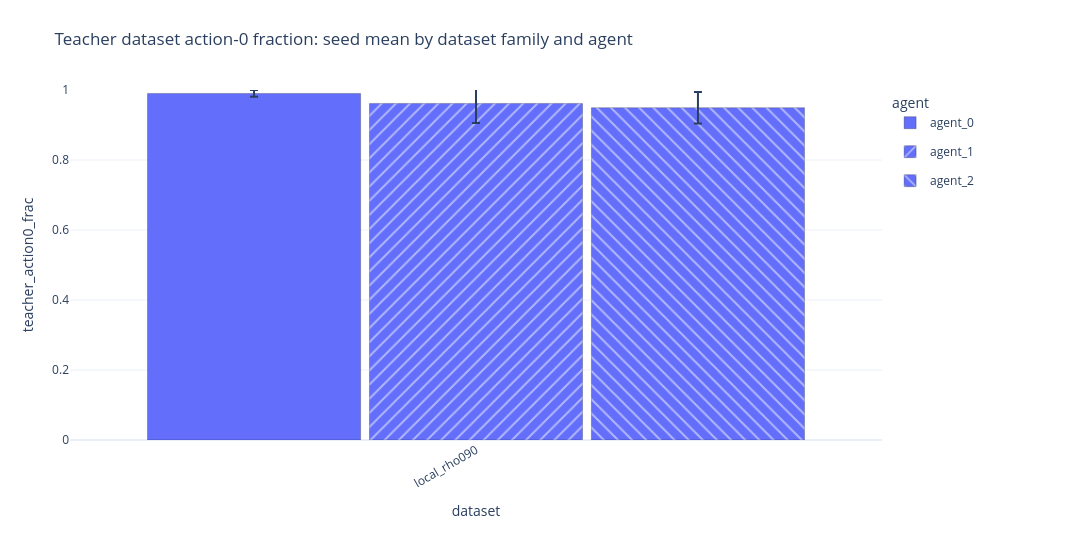
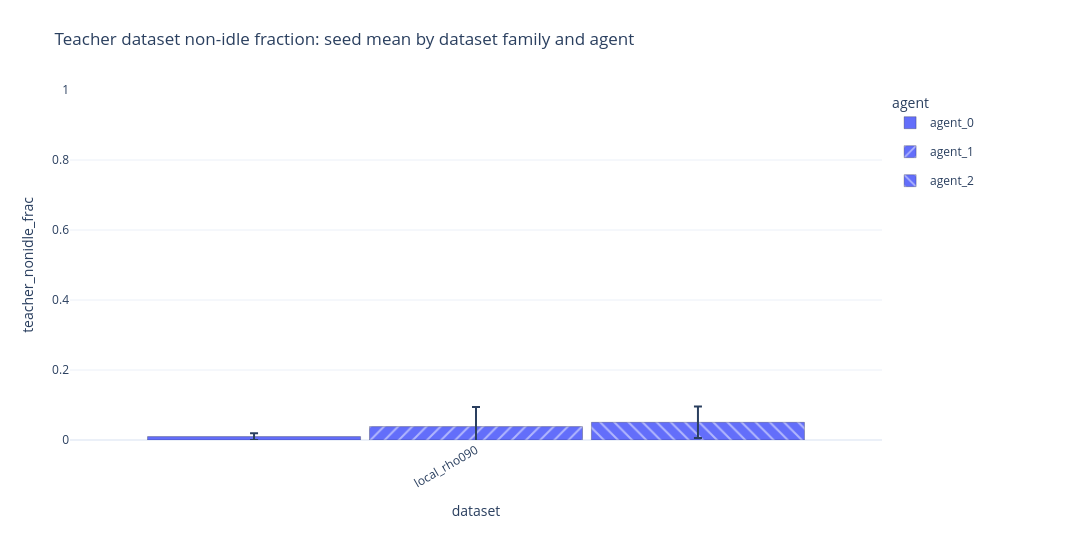
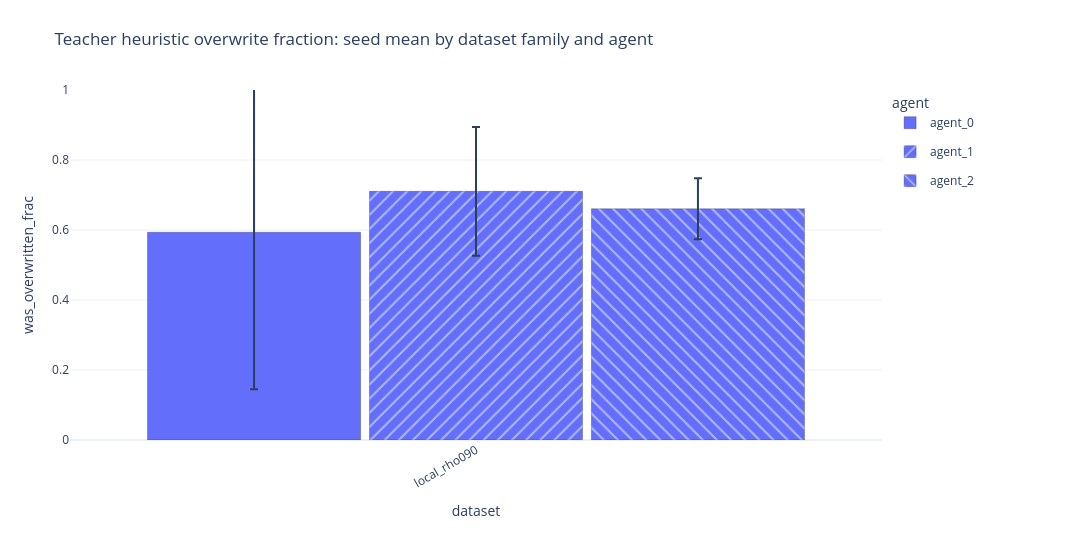
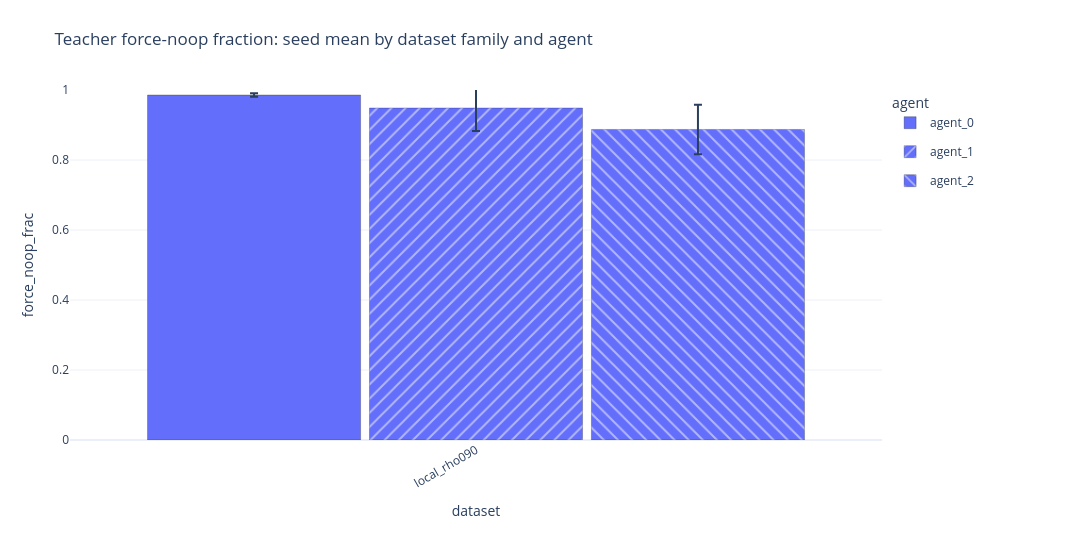

Source (notebook cell) for these figures, in order:
### Markdown cell above
## Teacher Dataset Summaries

### Code cell
dataset_df, dataset_agent_df = cd.load_teacher_dataset_summaries(DATASET_ROOT)
print("datasets:", len(dataset_df))
display(dataset_df.sort_values("dataset") if not dataset_df.empty else dataset_df)
print("agent summaries:")
display(dataset_agent_df.sort_values(["dataset", "agent"]) if not dataset_agent_df.empty else dataset_agent_df)
cd.plot_teacher_dataset_balance(dataset_agent_df, show=SHOW_FIGURES, save=SAVE_FIGURES)

### Figure 1 — Plotly figure (JSON) as saved in the notebook; plotly's stock layout.template omitted (floating-point values rounded to 4 significant figures)
{"data": [{"customdata": [[0.009721, 0.9804, 0.9998, 3, "[0, 1, 2]", "['local_rho090_s0', 'local_rho090_s1', 'local_rho090_s2']", 0.6033, 0.5935, 17513610, 5837870]], "error_y": {"array": [0.009721], "type": "data", "visible": true}, "hovertemplate": "run=%{x}<br>agent=agent_0<br>teacher_action0_frac=%{y:.4f}<br>std across seeds=%{customdata[0]:.4f}<br>min=%{customdata[1]:.4f}<br>max=%{customdata[2]:.4f}<br>n seeds=%{customdata[3]}<br>seeds=%{customdata[4]}<br>members=%{customdata[5]}<br>policy_nonidle_frac_mean=%{customdata[6]:.4f}<br>overwrite_to_action0_frac_mean=%{customdata[7]:.4f}<br>total_n=%{customdata[8]:.0f}<br>mean_n=%{customdata[9]:.0f}<extra></extra>", "legendgroup": "agent_0", "marker": {"color": ["#636EFA"], "line": {"color": "rgba(0,0,0,0.35)", "width": 0.7}, "pattern": {"shape": ""}}, "name": "agent_0", "type": "bar", "x": ["local_rho090"], "y": [0.9902]}, {"customdata": [[0.05619, 0.8971, 0.9996, 3, "[0, 1, 2]", "['local_rho090_s0', 'local_rho090_s1', 'local_rho090_s2']", 0.7488, 0.7105, 17513610, 5837870]], "error_y": {"array": [0.05619], "type": "data", "visible": true}, "hovertemplate": "run=%{x}<br>agent=agent_1<br>teacher_action0_frac=%{y:.4f}<br>std across seeds=%{customdata[0]:.4f}<br>min=%{customdata[1]:.4f}<br>max=%{customdata[2]:.4f}<br>n seeds=%{customdata[3]}<br>seeds=%{customdata[4]}<br>members=%{customdata[5]}<br>policy_nonidle_frac_mean=%{customdata[6]:.4f}<br>overwrite_to_action0_frac_mean=%{customdata[7]:.4f}<br>total_n=%{customdata[8]:.0f}<br>mean_n=%{customdata[9]:.0f}<extra></extra>", "legendgroup": "agent_1", "marker": {"color": ["#636EFA"], "line": {"color": "rgba(0,0,0,0.35)", "width": 0.7}, "pattern": {"shape": "/"}}, "name": "agent_1", "type": "bar", "x": ["local_rho090"], "y": [0.9616]}, {"customdata": [[0.04504, 0.8975, 0.9761, 3, "[0, 1, 2]", "['local_rho090_s0', 'local_rho090_s1', 'local_rho090_s2']", 0.7112, 0.6606, 17513610, 5837870]], "error_y": {"array": [0.04504], "type": "data", "visible": true}, "hovertemplate": "run=%{x}<br>agent=agent_2<br>teacher_action0_frac=%{y:.4f}<br>std across seeds=%{customdata[0]:.4f}<br>min=%{customdata[1]:.4f}<br>max=%{customdata[2]:.4f}<br>n seeds=%{customdata[3]}<br>seeds=%{customdata[4]}<br>members=%{customdata[5]}<br>policy_nonidle_frac_mean=%{customdata[6]:.4f}<br>overwrite_to_action0_frac_mean=%{customdata[7]:.4f}<br>total_n=%{customdata[8]:.0f}<br>mean_n=%{customdata[9]:.0f}<extra></extra>", "legendgroup": "agent_2", "marker": {"color": ["#636EFA"], "line": {"color": "rgba(0,0,0,0.35)", "width": 0.7}, "pattern": {"shape": "\\"}}, "name": "agent_2", "type": "bar", "x": ["local_rho090"], "y": [0.9495]}], "layout": {"bargap": 0.18, "bargroupgap": 0.04, "barmode": "group", "height": 560, "legend": {"orientation": "v", "title": {"text": "agent"}, "x": 1.01, "xanchor": "left", "y": 1, "yanchor": "top"}, "margin": {"b": 120, "l": 70, "r": 210, "t": 90}, "title": {"text": "Teacher dataset action-0 fraction: seed mean by dataset family and agent"}, "width": 1250, "xaxis": {"categoryarray": ["local_rho090"], "categoryorder": "array", "tickangle": -30, "title": {"text": "dataset"}}, "yaxis": {"range": [0, 1], "title": {"text": "teacher_action0_frac"}}}}

### Figure 2 — Plotly figure (JSON) as saved in the notebook; plotly's stock layout.template omitted (floating-point values rounded to 4 significant figures)
{"data": [{"customdata": [[0.009721, 0.0002057, 0.01964, 3, "[0, 1, 2]", "['local_rho090_s0', 'local_rho090_s1', 'local_rho090_s2']", 0.6033, 0.5935, 17513610, 5837870]], "error_y": {"array": [0.009721], "type": "data", "visible": true}, "hovertemplate": "run=%{x}<br>agent=agent_0<br>teacher_nonidle_frac=%{y:.4f}<br>std across seeds=%{customdata[0]:.4f}<br>min=%{customdata[1]:.4f}<br>max=%{customdata[2]:.4f}<br>n seeds=%{customdata[3]}<br>seeds=%{customdata[4]}<br>members=%{customdata[5]}<br>policy_nonidle_frac_mean=%{customdata[6]:.4f}<br>overwrite_to_action0_frac_mean=%{customdata[7]:.4f}<br>total_n=%{customdata[8]:.0f}<br>mean_n=%{customdata[9]:.0f}<extra></extra>", "legendgroup": "agent_0", "marker": {"color": ["#636EFA"], "line": {"color": "rgba(0,0,0,0.35)", "width": 0.7}, "pattern": {"shape": ""}}, "name": "agent_0", "type": "bar", "x": ["local_rho090"], "y": [0.009803]}, {"customdata": [[0.05619, 0.0004037, 0.1029, 3, "[0, 1, 2]", "['local_rho090_s0', 'local_rho090_s1', 'local_rho090_s2']", 0.7488, 0.7105, 17513610, 5837870]], "error_y": {"array": [0.05619], "type": "data", "visible": true}, "hovertemplate": "run=%{x}<br>agent=agent_1<br>teacher_nonidle_frac=%{y:.4f}<br>std across seeds=%{customdata[0]:.4f}<br>min=%{customdata[1]:.4f}<br>max=%{customdata[2]:.4f}<br>n seeds=%{customdata[3]}<br>seeds=%{customdata[4]}<br>members=%{customdata[5]}<br>policy_nonidle_frac_mean=%{customdata[6]:.4f}<br>overwrite_to_action0_frac_mean=%{customdata[7]:.4f}<br>total_n=%{customdata[8]:.0f}<br>mean_n=%{customdata[9]:.0f}<extra></extra>", "legendgroup": "agent_1", "marker": {"color": ["#636EFA"], "line": {"color": "rgba(0,0,0,0.35)", "width": 0.7}, "pattern": {"shape": "/"}}, "name": "agent_1", "type": "bar", "x": ["local_rho090"], "y": [0.03835]}, {"customdata": [[0.04504, 0.02391, 0.1025, 3, "[0, 1, 2]", "['local_rho090_s0', 'local_rho090_s1', 'local_rho090_s2']", 0.7112, 0.6606, 17513610, 5837870]], "error_y": {"array": [0.04504], "type": "data", "visible": true}, "hovertemplate": "run=%{x}<br>agent=agent_2<br>teacher_nonidle_frac=%{y:.4f}<br>std across seeds=%{customdata[0]:.4f}<br>min=%{customdata[1]:.4f}<br>max=%{customdata[2]:.4f}<br>n seeds=%{customdata[3]}<br>seeds=%{customdata[4]}<br>members=%{customdata[5]}<br>policy_nonidle_frac_mean=%{customdata[6]:.4f}<br>overwrite_to_action0_frac_mean=%{customdata[7]:.4f}<br>total_n=%{customdata[8]:.0f}<br>mean_n=%{customdata[9]:.0f}<extra></extra>", "legendgroup": "agent_2", "marker": {"color": ["#636EFA"], "line": {"color": "rgba(0,0,0,0.35)", "width": 0.7}, "pattern": {"shape": "\\"}}, "name": "agent_2", "type": "bar", "x": ["local_rho090"], "y": [0.05054]}], "layout": {"bargap": 0.18, "bargroupgap": 0.04, "barmode": "group", "height": 560, "legend": {"orientation": "v", "title": {"text": "agent"}, "x": 1.01, "xanchor": "left", "y": 1, "yanchor": "top"}, "margin": {"b": 120, "l": 70, "r": 210, "t": 90}, "title": {"text": "Teacher dataset non-idle fraction: seed mean by dataset family and agent"}, "width": 1250, "xaxis": {"categoryarray": ["local_rho090"], "categoryorder": "array", "tickangle": -30, "title": {"text": "dataset"}}, "yaxis": {"range": [0, 1], "title": {"text": "teacher_nonidle_frac"}}}}

### Figure 3 — Plotly figure (JSON) as saved in the notebook; plotly's stock layout.template omitted (floating-point values rounded to 4 significant figures)
{"data": [{"customdata": [[0.4485, 0.1016, 0.9799, 3, "[0, 1, 2]", "['local_rho090_s0', 'local_rho090_s1', 'local_rho090_s2']", 0.6033, 0.5935, 17513610, 5837870]], "error_y": {"array": [0.4485], "type": "data", "visible": true}, "hovertemplate": "run=%{x}<br>agent=agent_0<br>was_overwritten_frac=%{y:.4f}<br>std across seeds=%{customdata[0]:.4f}<br>min=%{customdata[1]:.4f}<br>max=%{customdata[2]:.4f}<br>n seeds=%{customdata[3]}<br>seeds=%{customdata[4]}<br>members=%{customdata[5]}<br>policy_nonidle_frac_mean=%{customdata[6]:.4f}<br>overwrite_to_action0_frac_mean=%{customdata[7]:.4f}<br>total_n=%{customdata[8]:.0f}<br>mean_n=%{customdata[9]:.0f}<extra></extra>", "legendgroup": "agent_0", "marker": {"color": ["#636EFA"], "line": {"color": "rgba(0,0,0,0.35)", "width": 0.7}, "pattern": {"shape": ""}}, "name": "agent_0", "type": "bar", "x": ["local_rho090"], "y": [0.5935]}, {"customdata": [[0.1839, 0.5827, 0.9212, 3, "[0, 1, 2]", "['local_rho090_s0', 'local_rho090_s1', 'local_rho090_s2']", 0.7488, 0.7105, 17513610, 5837870]], "error_y": {"array": [0.1839], "type": "data", "visible": true}, "hovertemplate": "run=%{x}<br>agent=agent_1<br>was_overwritten_frac=%{y:.4f}<br>std across seeds=%{customdata[0]:.4f}<br>min=%{customdata[1]:.4f}<br>max=%{customdata[2]:.4f}<br>n seeds=%{customdata[3]}<br>seeds=%{customdata[4]}<br>members=%{customdata[5]}<br>policy_nonidle_frac_mean=%{customdata[6]:.4f}<br>overwrite_to_action0_frac_mean=%{customdata[7]:.4f}<br>total_n=%{customdata[8]:.0f}<br>mean_n=%{customdata[9]:.0f}<extra></extra>", "legendgroup": "agent_1", "marker": {"color": ["#636EFA"], "line": {"color": "rgba(0,0,0,0.35)", "width": 0.7}, "pattern": {"shape": "/"}}, "name": "agent_1", "type": "bar", "x": ["local_rho090"], "y": [0.7105]}, {"customdata": [[0.08728, 0.5629, 0.7309, 3, "[0, 1, 2]", "['local_rho090_s0', 'local_rho090_s1', 'local_rho090_s2']", 0.7112, 0.6606, 17513610, 5837870]], "error_y": {"array": [0.08728], "type": "data", "visible": true}, "hovertemplate": "run=%{x}<br>agent=agent_2<br>was_overwritten_frac=%{y:.4f}<br>std across seeds=%{customdata[0]:.4f}<br>min=%{customdata[1]:.4f}<br>max=%{customdata[2]:.4f}<br>n seeds=%{customdata[3]}<br>seeds=%{customdata[4]}<br>members=%{customdata[5]}<br>policy_nonidle_frac_mean=%{customdata[6]:.4f}<br>overwrite_to_action0_frac_mean=%{customdata[7]:.4f}<br>total_n=%{customdata[8]:.0f}<br>mean_n=%{customdata[9]:.0f}<extra></extra>", "legendgroup": "agent_2", "marker": {"color": ["#636EFA"], "line": {"color": "rgba(0,0,0,0.35)", "width": 0.7}, "pattern": {"shape": "\\"}}, "name": "agent_2", "type": "bar", "x": ["local_rho090"], "y": [0.6606]}], "layout": {"bargap": 0.18, "bargroupgap": 0.04, "barmode": "group", "height": 560, "legend": {"orientation": "v", "title": {"text": "agent"}, "x": 1.01, "xanchor": "left", "y": 1, "yanchor": "top"}, "margin": {"b": 120, "l": 70, "r": 210, "t": 90}, "title": {"text": "Teacher heuristic overwrite fraction: seed mean by dataset family and agent"}, "width": 1250, "xaxis": {"categoryarray": ["local_rho090"], "categoryorder": "array", "tickangle": -30, "title": {"text": "dataset"}}, "yaxis": {"range": [0, 1], "title": {"text": "was_overwritten_frac"}}}}

### Figure 4 — Plotly figure (JSON) as saved in the notebook; plotly's stock layout.template omitted (floating-point values rounded to 4 significant figures)
{"data": [{"customdata": [[0.004807, 0.9803, 0.9895, 3, "[0, 1, 2]", "['local_rho090_s0', 'local_rho090_s1', 'local_rho090_s2']", 0.6033, 0.5935, 17513610, 5837870]], "error_y": {"array": [0.004807], "type": "data", "visible": true}, "hovertemplate": "run=%{x}<br>agent=agent_0<br>force_noop_frac=%{y:.4f}<br>std across seeds=%{customdata[0]:.4f}<br>min=%{customdata[1]:.4f}<br>max=%{customdata[2]:.4f}<br>n seeds=%{customdata[3]}<br>seeds=%{customdata[4]}<br>members=%{customdata[5]}<br>policy_nonidle_frac_mean=%{customdata[6]:.4f}<br>overwrite_to_action0_frac_mean=%{customdata[7]:.4f}<br>total_n=%{customdata[8]:.0f}<br>mean_n=%{customdata[9]:.0f}<extra></extra>", "legendgroup": "agent_0", "marker": {"color": ["#636EFA"], "line": {"color": "rgba(0,0,0,0.35)", "width": 0.7}, "pattern": {"shape": ""}}, "name": "agent_0", "type": "bar", "x": ["local_rho090"], "y": [0.9858]}, {"customdata": [[0.06604, 0.8724, 0.988, 3, "[0, 1, 2]", "['local_rho090_s0', 'local_rho090_s1', 'local_rho090_s2']", 0.7488, 0.7105, 17513610, 5837870]], "error_y": {"array": [0.06604], "type": "data", "visible": true}, "hovertemplate": "run=%{x}<br>agent=agent_1<br>force_noop_frac=%{y:.4f}<br>std across seeds=%{customdata[0]:.4f}<br>min=%{customdata[1]:.4f}<br>max=%{customdata[2]:.4f}<br>n seeds=%{customdata[3]}<br>seeds=%{customdata[4]}<br>members=%{customdata[5]}<br>policy_nonidle_frac_mean=%{customdata[6]:.4f}<br>overwrite_to_action0_frac_mean=%{customdata[7]:.4f}<br>total_n=%{customdata[8]:.0f}<br>mean_n=%{customdata[9]:.0f}<extra></extra>", "legendgroup": "agent_1", "marker": {"color": ["#636EFA"], "line": {"color": "rgba(0,0,0,0.35)", "width": 0.7}, "pattern": {"shape": "/"}}, "name": "agent_1", "type": "bar", "x": ["local_rho090"], "y": [0.9487]}, {"customdata": [[0.07088, 0.8058, 0.9341, 3, "[0, 1, 2]", "['local_rho090_s0', 'local_rho090_s1', 'local_rho090_s2']", 0.7112, 0.6606, 17513610, 5837870]], "error_y": {"array": [0.07088], "type": "data", "visible": true}, "hovertemplate": "run=%{x}<br>agent=agent_2<br>force_noop_frac=%{y:.4f}<br>std across seeds=%{customdata[0]:.4f}<br>min=%{customdata[1]:.4f}<br>max=%{customdata[2]:.4f}<br>n seeds=%{customdata[3]}<br>seeds=%{customdata[4]}<br>members=%{customdata[5]}<br>policy_nonidle_frac_mean=%{customdata[6]:.4f}<br>overwrite_to_action0_frac_mean=%{customdata[7]:.4f}<br>total_n=%{customdata[8]:.0f}<br>mean_n=%{customdata[9]:.0f}<extra></extra>", "legendgroup": "agent_2", "marker": {"color": ["#636EFA"], "line": {"color": "rgba(0,0,0,0.35)", "width": 0.7}, "pattern": {"shape": "\\"}}, "name": "agent_2", "type": "bar", "x": ["local_rho090"], "y": [0.8873]}], "layout": {"bargap": 0.18, "bargroupgap": 0.04, "barmode": "group", "height": 560, "legend": {"orientation": "v", "title": {"text": "agent"}, "x": 1.01, "xanchor": "left", "y": 1, "yanchor": "top"}, "margin": {"b": 120, "l": 70, "r": 210, "t": 90}, "title": {"text": "Teacher force-noop fraction: seed mean by dataset family and agent"}, "width": 1250, "xaxis": {"categoryarray": ["local_rho090"], "categoryorder": "array", "tickangle": -30, "title": {"text": "dataset"}}, "yaxis": {"range": [0, 1], "title": {"text": "force_noop_frac"}}}}
